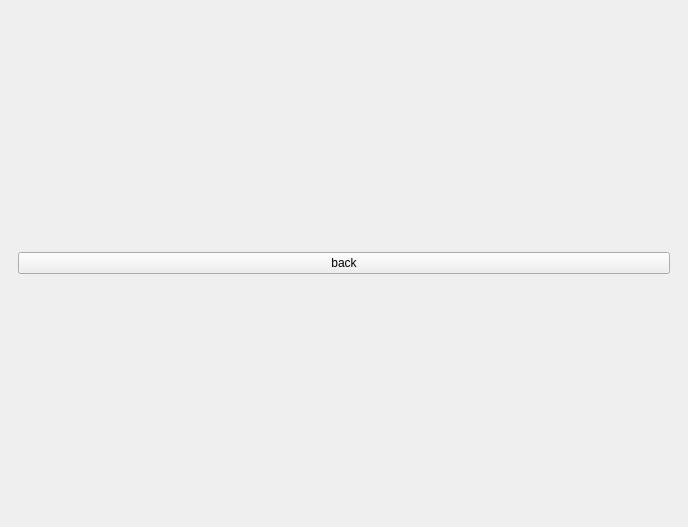
<?xml version="1.0" encoding="UTF-8"?>
<ui version="4.0">
 <class>MainWindow</class>
 <widget class="QMainWindow" name="MainWindow">
  <property name="geometry">
   <rect>
    <x>0</x>
    <y>0</y>
    <width>688</width>
    <height>527</height>
   </rect>
  </property>
  <property name="windowTitle">
   <string>MainWindow</string>
  </property>
  <widget class="QWidget" name="centralwidget">
   <layout class="QGridLayout" name="gridLayout">
    <item row="0" column="0">
     <widget class="QStackedWidget" name="stackedWidget">
      <property name="currentIndex">
       <number>2</number>
      </property>
      <widget class="QWidget" name="page">
       <layout class="QGridLayout" name="gridLayout_2">
        <item row="0" column="0">
         <layout class="QVBoxLayout" name="verticalLayout">
          <item>
           <widget class="QPushButton" name="start_pushButton">
            <property name="text">
             <string>Start Game</string>
            </property>
           </widget>
          </item>
          <item>
           <widget class="QPushButton" name="settings_pushButton">
            <property name="text">
             <string>Settings</string>
            </property>
           </widget>
          </item>
          <item>
           <widget class="QPushButton" name="score_pushButton">
            <property name="text">
             <string>Scoreboard</string>
            </property>
           </widget>
          </item>
         </layout>
        </item>
       </layout>
      </widget>
      <widget class="QWidget" name="page_2">
       <layout class="QGridLayout" name="gridLayout_3">
        <item row="0" column="0">
         <layout class="QVBoxLayout" name="verticalLayout_2">
          <item>
           <widget class="QTextBrowser" name="textBrowser"/>
          </item>
          <item>
           <widget class="QPushButton" name="back_pushButton">
            <property name="text">
             <string>Back</string>
            </property>
           </widget>
          </item>
         </layout>
        </item>
       </layout>
      </widget>
      <widget class="QWidget" name="page_3">
       <layout class="QGridLayout" name="gridLayout_4">
        <item row="0" column="0">
         <layout class="QVBoxLayout" name="verticalLayout_3">
          <item>
           <widget class="QPushButton" name="back_pushButton_1">
            <property name="text">
             <string>back</string>
            </property>
           </widget>
          </item>
         </layout>
        </item>
       </layout>
      </widget>
     </widget>
    </item>
   </layout>
  </widget>
 </widget>
 <resources/>
 <connections/>
</ui>
